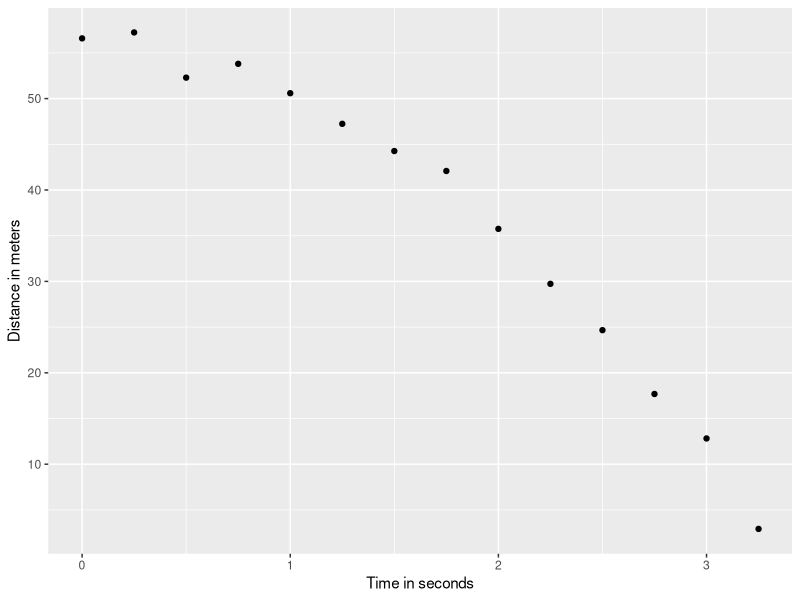
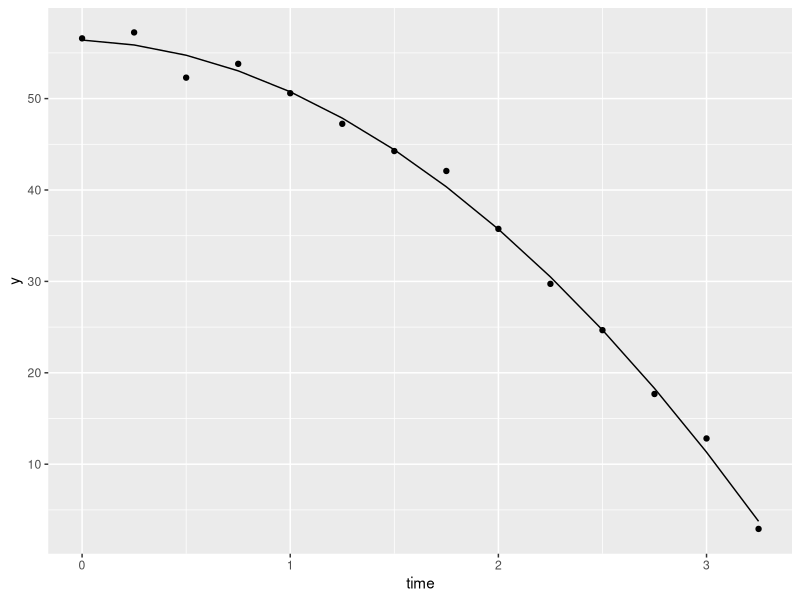

The R source for these figures, in order:
library(dslabs)
library(ggplot2)
library(dplyr)
library(tidyverse)
library(broom)

falling_object <- rfalling_object()

#measurement error models.

#Imagine Galileo trying to describe the velocity of a falling object.  An assistant climbs the Tower of Pisa and 
#drops the ball.  While several other assistants record the position at different times.  The assistant
#hands the data to Galileo and this is what he sees.
falling_object %>%
  ggplot(aes(time, observed_distance)) +
  geom_point() +
  ylab("Distance in meters")+
  xlab("Time in seconds")

#Now, to start making preditions about other falling objects, Galieo needs actual numbers, rather than the 
#unknown parameters.  We will use LSE.  The lm() function will find the betas that minimize the residual sum of
#squares.  We use this code to obtain our estimated parameters.
fit <- falling_object %>%
  mutate(y = observed_distance,time_sq = time^2) %>%
  lm(y~time+time_sq, data=.)
tidy(fit)

#To check if the estimated parabola fits the data, the augment() function lets us do this easily.
augment(fit) %>%
  ggplot() +
  geom_point(aes(time,y)) +
  geom_line(aes(time, .fitted))

#Dropping the ball, that means the starting velocity is 0 because we start just by dropping it from the 
#Tower of Pisa, which has a height of about 56.67 meters. These known quantities are consistent with the 
#parameters that we estimated, which we can see using the tidy function.
tidy(fit, conf.int = TRUE)
